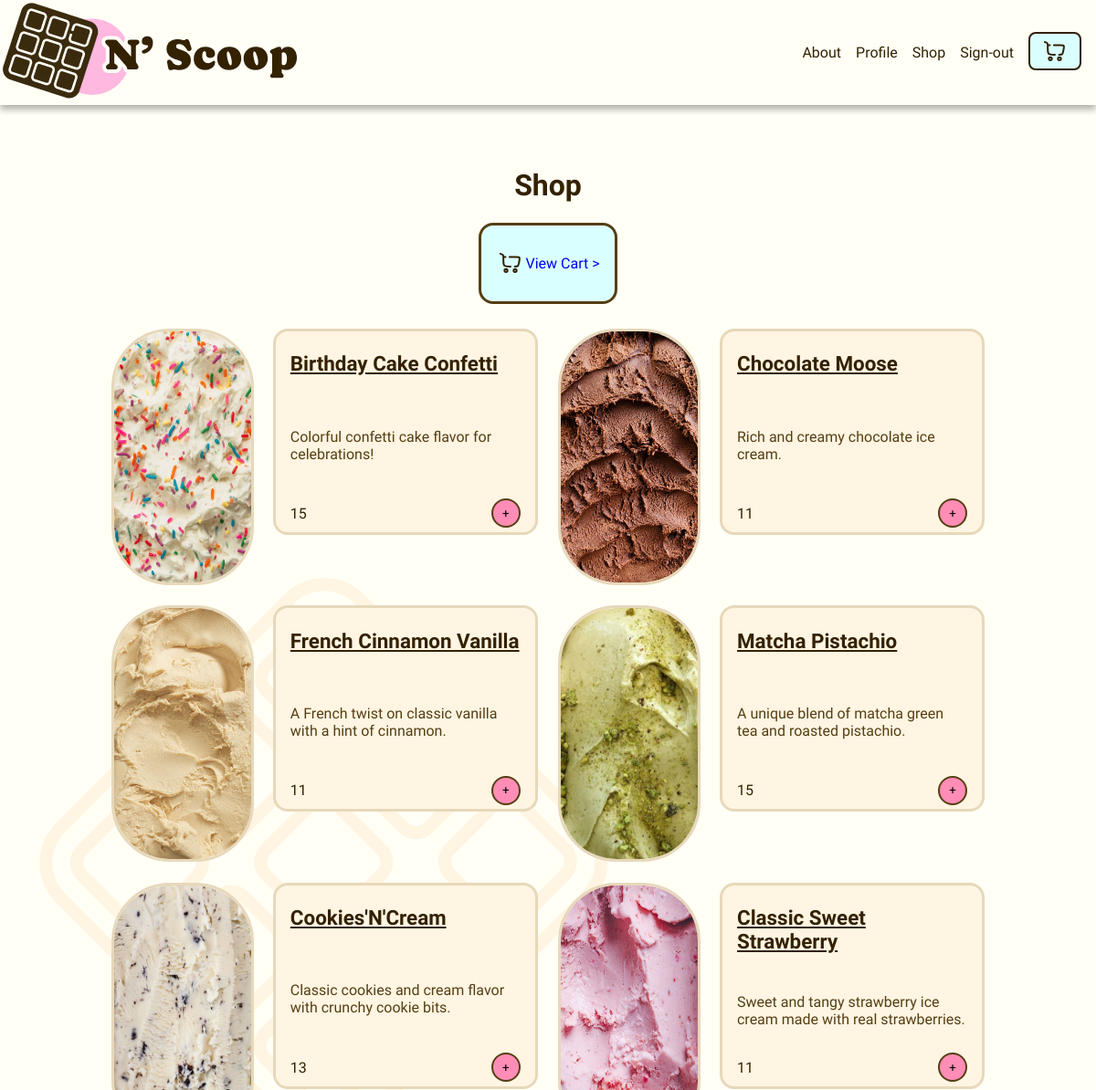
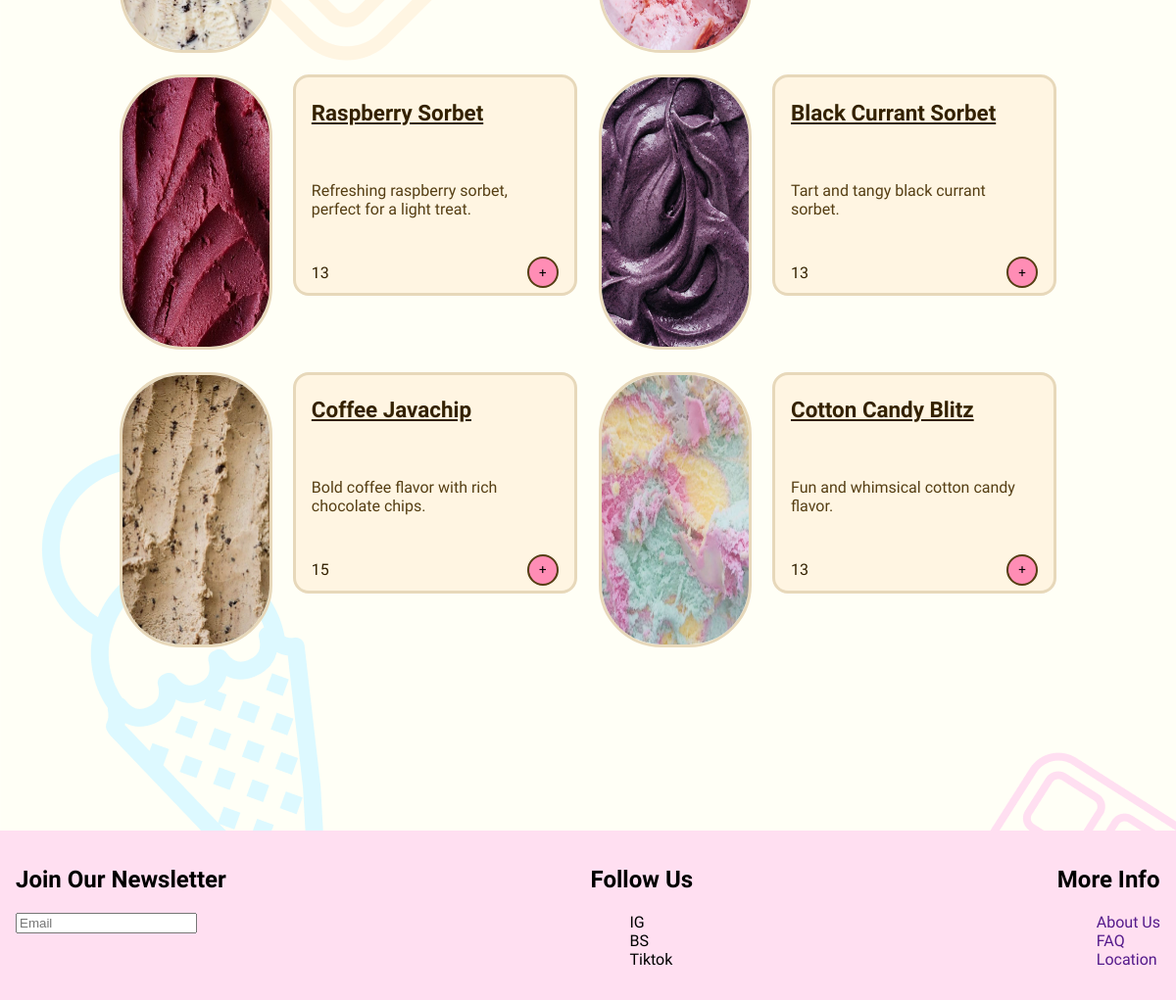
The app's page /shop (signed in) with its own data (2 pictures, top to bottom).
### tables this page shows
CREATE TABLE items (
    id INTEGER PRIMARY KEY AUTOINCREMENT,
    name TEXT NOT NULL UNIQUE,
    image TEXT NOT NULL,
    price INT NOT NULL,
    quantity INT,
    description TEXT,
    category TEXT,
    updated_at DATETIME DEFAULT CURRENT_TIMESTAMP
);

### app.py (the view)
@app.route("/shop", methods=["GET", "POST"])
def shop():
  if request.method == "POST":
    try:
      data = request.get_json()
      product_id = data["product_id"]
      user_id = session['user_id']
      db = get_db()
      if user_id:
        cart = db.execute("SELECT id FROM cart WHERE owner_id = ?", (user_id,)).fetchone()
        print("CART >> ", {cart})
        if not cart:
          print("HELLO")
          db.execute("INSERT INTO cart (owner_id) VALUES (?)", (user_id,))
          cart = db.execute("SELECT * FROM cart WHERE owner_id = ?", (user_id,)).fetchone()
          cart_id = cart["id"]
        else:
          print("Already Exists")
          cart_id = cart["id"]
        db.execute(
          "INSERT INTO cart_items (cart_id, product_id) VALUES (?, ?)",
          (cart_id, product_id)
        )
        db.commit()
        return jsonify({"success": True, "cart_id": cart_id})
    except Exception as e:
      return jsonify({"DERROR": str(e)}), 500
  else:
    user_id = session['user_id']
    db = get_db()
    fetch_ice_cream = db.execute("SELECT * FROM items WHERE category = 'ice_cream'")
    fetch_merch = db.execute("SELECT * FROM items WHERE category = 'merchandise'")
    fetch_food = db.execute("SELECT * FROM items WHERE category = 'food'")
    ALL_ice_creams = fetch_ice_cream.fetchall()
    ALL_merch = fetch_merch.fetchall()
    ALL_food = fetch_food.fetchall()
    return render_template("shop.html", ice_creams=ALL_ice_creams, merch=ALL_merch, foods=ALL_food)

### app.py (called while the page is built)
@app.teardown_appcontext
def close_connection(exception):
  db = getattr(g, '_database', None)
  if db is not None:
    db.close()

### helpers.py (called while the page is built)
def get_db():
    if not hasattr(g, '_database'):
        g._database = g._database = sqlite3.connect(DATABASE)
        g._database.row_factory = sqlite3.Row
    return g._database

### templates/shop.html (shortened to what this page needs)
{% extends "layout.html" %}
{% block main%}
<div class="container shop-container">
  <h1>Shop</h1>
  <a class="view-cart-container" href="/cart">
    <img src="/static/images/svg/cart-large-minimalistic-Brown.svg" style="width: 2rem; height: 2rem;" alt="">
    <p>View Cart > </p>
  </a>
    <ul class="all-product-container">
      {% for i in range(ice_creams|length) %}
      <div class="full-product-container">
        <img class="product-image"src="/static/images/Product_Photos/{{ice_creams[i].image}}" alt="" />
        <li >
          <div class="product-info-container">
            <h3 class="product-title"> {{ ice_creams[i].name}} </h3>
            <p class="product-desc"> {{ice_creams[i].description}}</p>
            <form onsubmit="addToCart(event, '{{ ice_creams[i].id }}')">
              <p class="product-price">{{ ice_creams[i].price }}</p>
              <button class="add-product-btn" type="submit">+</button type="submit">
            </form>
          </div>
        </li>
      </div>
      {% endfor%}
    </ul>
</div>
{% endblock %}

### templates/layout.html (shortened to what this page needs)
<!DOCTYPE html>
<html lang="en">
<head>
  <link rel="stylesheet" href="/static/style.css">
</head>
<body>
  <nav >
    <div class="nav-container">
      <div class="nav-logo-container">
        <a href="/"><img class="logo-img"src="../static/images/Product_Photos/Waffle_N_Scoop_logo.png" alt="Logo"></a>
      </div>
      {% if session["user_id"] %}
      <ul class="nav-list">
        <li class="nav-item"><a class="nav-link"href="/about">About</a></li>
        <li class="nav-item"><a class="nav-link"href="/profile">Profile</a></li>
        <li class="nav-item"><a class="nav-link"href="/shop">Shop</a></li>
        <li class="nav-item"><a class="nav-link"href="/logout">Sign-out</a></li>
        <li class="nav-item">
          <a class="nav-link cart-icon" href="/cart">
            <img class="svg-icon" src="/static/images/svg/cart-large-minimalistic-Brown.svg" alt="">
          </a>
      </li>
      </ul>
      {%endif%}
    </div>
  </nav>
  <main>
    {% block main %}{% endblock %}
  </main>
  <footer>
    <section>
      <h2>Join Our Newsletter</h2>
      <input type="text" placeholder="Email">
    </section>
    <section>
      <h2>Follow Us</h2>
      <ul>
        <li>IG<img src="" alt=""></li>
        <li>BS<img src="" alt=""></li>
        <li>Tiktok<img src="" alt=""></li>
      </ul>
    </section>
    <section>
      <h2> More Info</h2>
      <ul>
        <li><a href="">About Us</a></li>
        <li><a href="">FAQ</a></li>
        <li><a href="">Location</a></li>
      </ul>
    </section>
  </footer>
</body>
</html>

### static/style.css (style rules this page uses)
body { margin: 0; width: 100vw; font-family: "Caprasimo", serif; font-weight: 300; overscroll-behavior: none; background-image: url("../static/images/Product_Photos/BG-General.png"); }
html { margin: 0; }
ul { list-style-type: none; }
a { text-decoration: none; }
nav { box-shadow: 0px 5px 7px 0 rgba(0, 0, 0, .3); }
.nav-container ul { display: flex; gap: 1rem; align-items: center; margin: 1rem; font-size: 1rem; }
.nav-container { display: flex; flex-flow: wrap row; justify-content: space-between; }
.nav-link { color:#332100; cursor: pointer; }
.cart-icon { position: relative; display: inline-block; }
footer { display: flex; justify-content: space-between; background: #FFDFF1; padding: 1rem; }
*::before, *:after { box-sizing: border-box; }
.container { display: flex; flex-direction: column; align-items: center; margin: 3rem 0 10rem 0; color: #332100; }
.container h1 { font-size: 2rem; }
form { display: flex; align-items: center; }
.svg-icon { height: 4vh; width: 4vw; background: #DAFFFF; border-radius: .5rem; padding: 3px; border: solid .15rem #332100; cursor: pointer; }
.all-product-container { display: flex; flex-flow: row wrap; justify-content: center; list-style-type: none; padding: 0; }
.full-product-container { display: flex; gap: 1.3rem; margin: .7rem; }
.product-image { width: 150px; height: 275px; border-radius: 4rem; border: solid 3px #E7D8BA }
.product-info-container { display: flex; flex-direction: column; justify-content: space-between; height: 220px; width: 21vw; background: #FFF5E2; border: solid 3px #E7D8BA; padding: 0 1rem; border-radius: 1rem; }
.shop-container h3 { font-size: 1.4rem; text-decoration: underline; }
.product-info-container form { margin: .3rem 0; display: flex; justify-content: space-between; }
.product-desc { font-family: "Caprasimo"; font-weight: 100; font-size: 1rem; margin: 0; color: #553E13; }
.product-price { display: flex; margin: .4rem 0; justify-content: flex-end; }
.add-product-btn { font-family: "Caprasimo"; width: 2rem; height: 2rem; background: #FF8DB5; border-radius: 1rem; border: solid 2px #553E13; }
.view-cart-container { display: flex; align-items: center; background-color: #DAFFFF; padding: 1rem; border-radius: 1rem; border: solid 3px #553E13 }

### records on screen
items: image (picture), name "Birthday Cake Confetti", description "Colorful confetti cake flavor for celebrations!", price "15"
items: image (picture), name "Chocolate Moose", description "Rich and creamy chocolate ice cream.", price "11"
items: image (picture), name "French Cinnamon Vanilla", description "A French twist on classic vanilla with a hint of cinnamon.", price "11"
items: image (picture), name "Matcha Pistachio", description "A unique blend of matcha green tea and roasted pistachio.", price "15"
items: image (picture), name "Cookies'N'Cream", description "Classic cookies and cream flavor with crunchy cookie bits.", price "13"
items: image (picture), name "Classic Sweet Strawberry", description "Sweet and tangy strawberry ice cream made with real strawberries.", price "11"
items: image (picture), name "Raspberry Sorbet", description "Refreshing raspberry sorbet, perfect for a light treat.", price "13"
items: image (picture), name "Black Currant Sorbet", description "Tart and tangy black currant sorbet.", price "13"
items: image (picture), name "Coffee Javachip", description "Bold coffee flavor with rich chocolate chips.", price "15"
items: image (picture), name "Cotton Candy Blitz", description "Fun and whimsical cotton candy flavor.", price "13"
